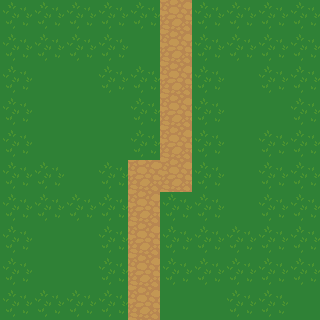

Tiled map render using the project's own tile images. Description and the map definition, with tile-layer contents summarised, below:
An orthogonal 10x10 tile map with 32x32 px tiles, 1 tile layer (Tile Layer 1).

<map version="1.0" orientation="orthogonal" width="10" height="10" tilewidth="32" tileheight="32">
 <tileset firstgid="1" name="tiles" tilewidth="32" tileheight="32">
  <image source="assets/tiles/tiles.png" width="192" height="192" />
 </tileset>
 <layer name="Tile Layer 1" width="10" height="10">
  <data>[100 cells, 100 non-empty, 3 distinct tile ids]</data>
 </layer>
</map>
